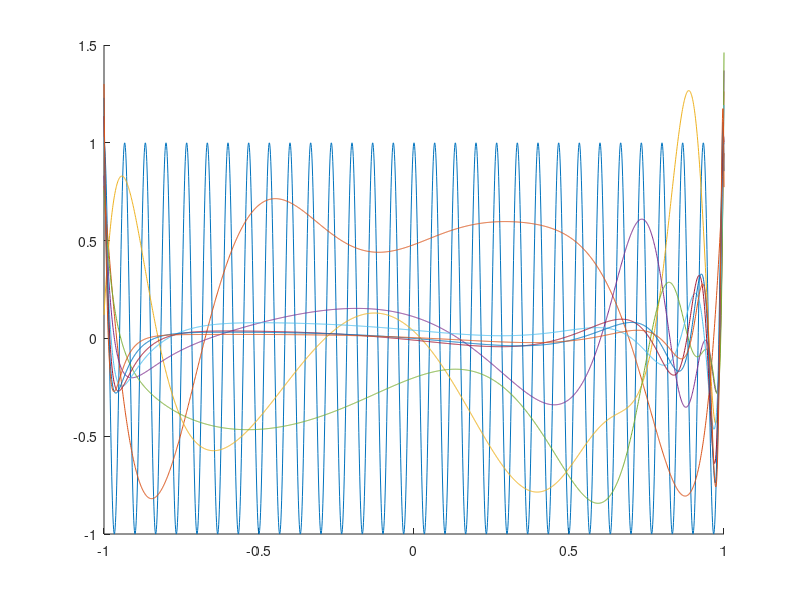
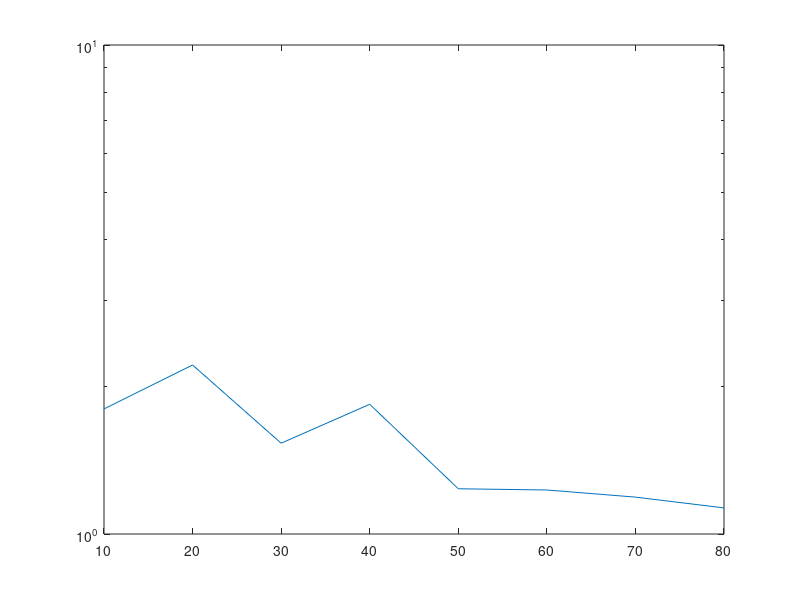

Write the MATLAB code that produced these figures, in order.
% Langrange seems to be best choice
% Monomial is not stable enough
% Don't need adaptive of Newton

f = @(x) cos(30*pi*x);
f_xi = @(i,n) cos((2*i+1)/(2*n+2)*pi);
x = -1:.001:1;
y_real = f(x);

figure;
hold on;
plot(x, y_real);

ns = 10:10:80;
errors = zeros(1,length(ns));
loop_index = 1;
for n = ns
  xi = f_xi(0:n,n);
  A = vander(xi); % Vandermonde, flipped
  yi = f(xi);
  [coeffs,fl] = gmres(A,yi',size(A,1),1e-5); % backslash blows up
  disp(fl)
  
  y_interp = polyval(coeffs,x); % Polyval expect flipped
  errors(loop_index) = max(abs(y_real-y_interp));
  plot(x, y_interp);
  loop_index = loop_index + 1;
end

figure;
semilogy(ns, errors);